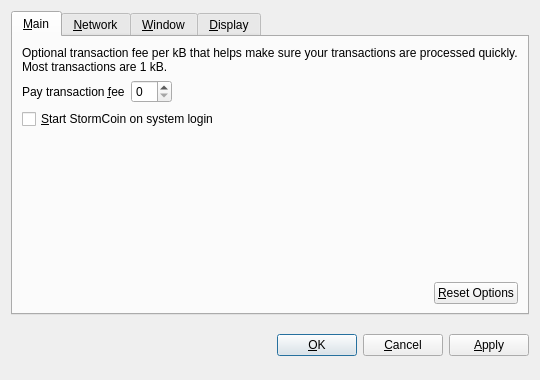
<?xml version="1.0" encoding="UTF-8"?>
<ui version="4.0">
 <class>OptionsDialog</class>
 <widget class="QDialog" name="OptionsDialog">
  <property name="geometry">
   <rect>
    <x>0</x>
    <y>0</y>
    <width>540</width>
    <height>380</height>
   </rect>
  </property>
  <property name="windowTitle">
   <string>Options</string>
  </property>
  <property name="modal">
   <bool>true</bool>
  </property>
  <layout class="QVBoxLayout" name="verticalLayout">
   <item>
    <widget class="QTabWidget" name="tabWidget">
     <property name="tabPosition">
      <enum>QTabWidget::North</enum>
     </property>
     <property name="currentIndex">
      <number>0</number>
     </property>
     <widget class="QWidget" name="tabMain">
      <attribute name="title">
       <string>&amp;Main</string>
      </attribute>
      <layout class="QVBoxLayout" name="verticalLayout_Main">
       <item>
        <widget class="QLabel" name="transactionFeeInfoLabel">
         <property name="text">
          <string>Optional transaction fee per kB that helps make sure your transactions are processed quickly. Most transactions are 1 kB.</string>
         </property>
         <property name="textFormat">
          <enum>Qt::PlainText</enum>
         </property>
         <property name="wordWrap">
          <bool>true</bool>
         </property>
        </widget>
       </item>
       <item>
        <layout class="QHBoxLayout" name="horizontalLayout_1_Main">
         <item>
          <widget class="QLabel" name="transactionFeeLabel">
           <property name="text">
            <string>Pay transaction &amp;fee</string>
           </property>
           <property name="textFormat">
            <enum>Qt::PlainText</enum>
           </property>
           <property name="buddy">
            <cstring>transactionFee</cstring>
           </property>
          </widget>
         </item>
         <item>
          <widget class="BitcoinAmountField" name="transactionFee"/>
         </item>
         <item>
          <spacer name="horizontalSpacer_1_Main">
           <property name="orientation">
            <enum>Qt::Horizontal</enum>
           </property>
           <property name="sizeHint" stdset="0">
            <size>
             <width>40</width>
             <height>20</height>
            </size>
           </property>
          </spacer>
         </item>
        </layout>
       </item>
       <item>
        <widget class="QCheckBox" name="bitcoinAtStartup">
         <property name="toolTip">
          <string>Automatically start StormCoin after logging in to the system.</string>
         </property>
         <property name="text">
          <string>&amp;Start StormCoin on system login</string>
         </property>
        </widget>
       </item>
       <item>
        <spacer name="verticalSpacer_Main">
         <property name="orientation">
          <enum>Qt::Vertical</enum>
         </property>
         <property name="sizeHint" stdset="0">
          <size>
           <width>20</width>
           <height>40</height>
          </size>
         </property>
        </spacer>
       </item>
       <item>
        <layout class="QHBoxLayout" name="horizontalLayout_2_Main">
         <item>
          <spacer name="horizontalSpacer_2_Main">
           <property name="orientation">
            <enum>Qt::Horizontal</enum>
           </property>
           <property name="sizeHint" stdset="0">
            <size>
             <width>40</width>
             <height>20</height>
            </size>
           </property>
          </spacer>
         </item>
         <item>
          <widget class="QPushButton" name="resetButton">
           <property name="toolTip">
            <string>Reset all client options to default.</string>
           </property>
           <property name="text">
            <string>&amp;Reset Options</string>
           </property>
           <property name="autoDefault">
            <bool>false</bool>
           </property>
          </widget>
         </item>
        </layout>
       </item>
      </layout>
     </widget>
     <widget class="QWidget" name="tabNetwork">
      <attribute name="title">
       <string>&amp;Network</string>
      </attribute>
      <layout class="QVBoxLayout" name="verticalLayout_Network">
       <item>
        <widget class="QCheckBox" name="mapPortUpnp">
         <property name="toolTip">
          <string>Automatically open the StormCoin client port on the router. This only works when your router supports UPnP and it is enabled.</string>
         </property>
         <property name="text">
          <string>Map port using &amp;UPnP</string>
         </property>
        </widget>
       </item>
       <item>
        <widget class="QCheckBox" name="connectSocks">
         <property name="toolTip">
          <string>Connect to the StormCoin network through a SOCKS proxy (e.g. when connecting through Tor).</string>
         </property>
         <property name="text">
          <string>&amp;Connect through SOCKS proxy:</string>
         </property>
        </widget>
       </item>
       <item>
        <layout class="QHBoxLayout" name="horizontalLayout_Network">
         <item>
          <widget class="QLabel" name="proxyIpLabel">
           <property name="text">
            <string>Proxy &amp;IP:</string>
           </property>
           <property name="textFormat">
            <enum>Qt::PlainText</enum>
           </property>
           <property name="buddy">
            <cstring>proxyIp</cstring>
           </property>
          </widget>
         </item>
         <item>
          <widget class="QValidatedLineEdit" name="proxyIp">
           <property name="maximumSize">
            <size>
             <width>140</width>
             <height>16777215</height>
            </size>
           </property>
           <property name="toolTip">
            <string>IP address of the proxy (e.g. 127.0.0.1)</string>
           </property>
          </widget>
         </item>
         <item>
          <widget class="QLabel" name="proxyPortLabel">
           <property name="text">
            <string>&amp;Port:</string>
           </property>
           <property name="textFormat">
            <enum>Qt::PlainText</enum>
           </property>
           <property name="buddy">
            <cstring>proxyPort</cstring>
           </property>
          </widget>
         </item>
         <item>
          <widget class="QLineEdit" name="proxyPort">
           <property name="maximumSize">
            <size>
             <width>55</width>
             <height>16777215</height>
            </size>
           </property>
           <property name="toolTip">
            <string>Port of the proxy (e.g. 9050)</string>
           </property>
          </widget>
         </item>
         <item>
          <widget class="QLabel" name="socksVersionLabel">
           <property name="text">
            <string>SOCKS &amp;Version:</string>
           </property>
           <property name="textFormat">
            <enum>Qt::PlainText</enum>
           </property>
           <property name="buddy">
            <cstring>socksVersion</cstring>
           </property>
          </widget>
         </item>
         <item>
          <widget class="QValueComboBox" name="socksVersion">
           <property name="toolTip">
            <string>SOCKS version of the proxy (e.g. 5)</string>
           </property>
          </widget>
         </item>
         <item>
          <spacer name="horizontalSpacer_Network">
           <property name="orientation">
            <enum>Qt::Horizontal</enum>
           </property>
           <property name="sizeHint" stdset="0">
            <size>
             <width>40</width>
             <height>20</height>
            </size>
           </property>
          </spacer>
         </item>
        </layout>
       </item>
       <item>
        <spacer name="verticalSpacer_Network">
         <property name="orientation">
          <enum>Qt::Vertical</enum>
         </property>
         <property name="sizeHint" stdset="0">
          <size>
           <width>20</width>
           <height>40</height>
          </size>
         </property>
        </spacer>
       </item>
      </layout>
     </widget>
     <widget class="QWidget" name="tabWindow">
      <attribute name="title">
       <string>&amp;Window</string>
      </attribute>
      <layout class="QVBoxLayout" name="verticalLayout_Window">
       <item>
        <widget class="QCheckBox" name="minimizeToTray">
         <property name="toolTip">
          <string>Show only a tray icon after minimizing the window.</string>
         </property>
         <property name="text">
          <string>&amp;Minimize to the tray instead of the taskbar</string>
         </property>
        </widget>
       </item>
       <item>
        <widget class="QCheckBox" name="minimizeOnClose">
         <property name="toolTip">
          <string>Minimize instead of exit the application when the window is closed. When this option is enabled, the application will be closed only after selecting Quit in the menu.</string>
         </property>
         <property name="text">
          <string>M&amp;inimize on close</string>
         </property>
        </widget>
       </item>
       <item>
        <spacer name="verticalSpacer_Window">
         <property name="orientation">
          <enum>Qt::Vertical</enum>
         </property>
         <property name="sizeHint" stdset="0">
          <size>
           <width>20</width>
           <height>40</height>
          </size>
         </property>
        </spacer>
       </item>
      </layout>
     </widget>
     <widget class="QWidget" name="tabDisplay">
      <attribute name="title">
       <string>&amp;Display</string>
      </attribute>
      <layout class="QVBoxLayout" name="verticalLayout_Display">
       <item>
        <layout class="QHBoxLayout" name="horizontalLayout_1_Display">
         <item>
          <widget class="QLabel" name="langLabel">
           <property name="text">
            <string>User Interface &amp;language:</string>
           </property>
           <property name="textFormat">
            <enum>Qt::PlainText</enum>
           </property>
           <property name="buddy">
            <cstring>lang</cstring>
           </property>
          </widget>
         </item>
         <item>
          <widget class="QValueComboBox" name="lang">
           <property name="toolTip">
            <string>The user interface language can be set here. This setting will take effect after restarting StormCoin.</string>
           </property>
          </widget>
         </item>
        </layout>
       </item>
       <item>
        <layout class="QHBoxLayout" name="horizontalLayout_2_Display">
         <item>
          <widget class="QLabel" name="unitLabel">
           <property name="text">
            <string>&amp;Unit to show amounts in:</string>
           </property>
           <property name="textFormat">
            <enum>Qt::PlainText</enum>
           </property>
           <property name="buddy">
            <cstring>unit</cstring>
           </property>
          </widget>
         </item>
         <item>
          <widget class="QValueComboBox" name="unit">
           <property name="toolTip">
            <string>Choose the default subdivision unit to show in the interface and when sending coins.</string>
           </property>
          </widget>
         </item>
        </layout>
       </item>
       <item>
        <widget class="QCheckBox" name="displayAddresses">
         <property name="toolTip">
          <string>Whether to show StormCoin addresses in the transaction list or not.</string>
         </property>
         <property name="text">
          <string>&amp;Display addresses in transaction list</string>
         </property>
        </widget>
       </item>
       <item>
        <widget class="QCheckBox" name="coinControlFeatures">
         <property name="toolTip">
          <string>Whether to show coin control features or not.</string>
         </property>
         <property name="text">
          <string>Display coin &amp;control features (experts only!)</string>
         </property>
        </widget>
       </item>
       <item>
        <spacer name="verticalSpacer_Display">
         <property name="orientation">
          <enum>Qt::Vertical</enum>
         </property>
         <property name="sizeHint" stdset="0">
          <size>
           <width>20</width>
           <height>40</height>
          </size>
         </property>
        </spacer>
       </item>
      </layout>
     </widget>
    </widget>
   </item>
   <item>
    <layout class="QHBoxLayout" name="horizontalLayout_Buttons">
     <item>
      <spacer name="horizontalSpacer_1">
       <property name="orientation">
        <enum>Qt::Horizontal</enum>
       </property>
       <property name="sizeHint" stdset="0">
        <size>
         <width>40</width>
         <height>48</height>
        </size>
       </property>
      </spacer>
     </item>
     <item>
      <widget class="QLabel" name="statusLabel">
       <property name="font">
        <font>
         <weight>75</weight>
         <bold>true</bold>
        </font>
       </property>
       <property name="text">
        <string/>
       </property>
       <property name="textFormat">
        <enum>Qt::PlainText</enum>
       </property>
       <property name="wordWrap">
        <bool>true</bool>
       </property>
      </widget>
     </item>
     <item>
      <spacer name="horizontalSpacer_2">
       <property name="orientation">
        <enum>Qt::Horizontal</enum>
       </property>
       <property name="sizeHint" stdset="0">
        <size>
         <width>40</width>
         <height>48</height>
        </size>
       </property>
      </spacer>
     </item>
     <item>
      <widget class="QPushButton" name="okButton">
       <property name="text">
        <string>&amp;OK</string>
       </property>
      </widget>
     </item>
     <item>
      <widget class="QPushButton" name="cancelButton">
       <property name="text">
        <string>&amp;Cancel</string>
       </property>
       <property name="autoDefault">
        <bool>false</bool>
       </property>
      </widget>
     </item>
     <item>
      <widget class="QPushButton" name="applyButton">
       <property name="text">
        <string>&amp;Apply</string>
       </property>
       <property name="autoDefault">
        <bool>false</bool>
       </property>
      </widget>
     </item>
    </layout>
   </item>
  </layout>
 </widget>
 <customwidgets>
  <customwidget>
   <class>BitcoinAmountField</class>
   <extends>QSpinBox</extends>
   <header>bitcoinamountfield.h</header>
  </customwidget>
  <customwidget>
   <class>QValueComboBox</class>
   <extends>QComboBox</extends>
   <header>qvaluecombobox.h</header>
  </customwidget>
  <customwidget>
   <class>QValidatedLineEdit</class>
   <extends>QLineEdit</extends>
   <header>qvalidatedlineedit.h</header>
  </customwidget>
 </customwidgets>
 <resources/>
 <connections/>
</ui>
